Frame 1 (no input): blank canvas, image omitted
Frame 60 (no input): blank canvas, image omitted
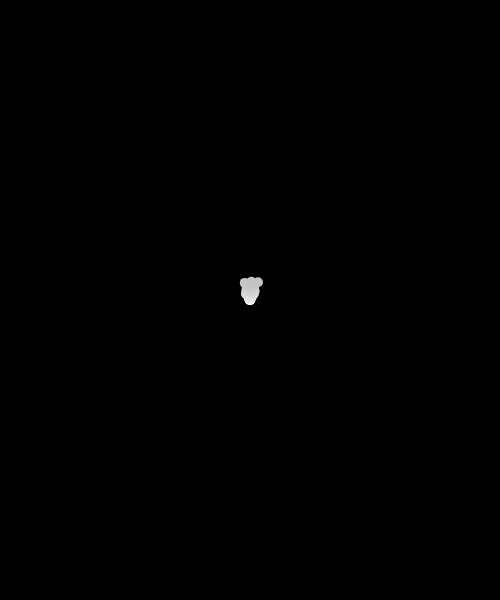
Frame 120 (the mouse pressed at the canvas centre since frame 60)

The p5.js sketch whose frames 1 and 60 were blank and that drew this single picture after the mouse press (run headless with seeded random() and noise() and a simulated clock; from frame 60 on, the mouse is pressed at the canvas centre):

// p5.js sketch
// ── sketch.js
w=500
h=600
nbr=10
gx=0.05
gy=0.01
vie=255
geneX1=w*1/4
geneX2=w*3/4
geneY=4/5*h


Particules=[]

function setup(){
	createCanvas(w,h)
	for (i=0;i<nbr;i++){
		Particules[i]=new particule();
	}
}

function draw(){
	if (Particules.length>1000){
		console.log('Trop de particules');
		noLoop()
	}
	background(0)
	Particules.push(new particule())
	for (i=Particules.length-1;i>=0;i--){
		Particules[i].update()
		Particules[i].show()
		if (Particules[i].life<=0){
			Particules.splice(i,1)
		}
	}
}
// ── particules.js
function particule(){
	if (random()>0.5){
		this.pos=[geneX1,geneY]
	}else{
		this.pos=[geneX2,geneY]
	}
	this.pos=[mouseX,mouseY]
	this.vel=[0,0]
	this.acc=[0,0]
	this.life=vie
	
	this.update=function(){
		this.acc=[(random()-0.5)*gx,-gy]
		
		this.vel[0]+=this.acc[0]
		this.vel[1]+=this.acc[1]
		this.pos[0]+=this.vel[0]
		this.pos[1]+=this.vel[1]
		this.life--;
	}
	this.show=function(){
		fill(int(this.life/vie*255))
		noStroke()
		ellipse(this.pos[0],this.pos[1],10)
	}
}
